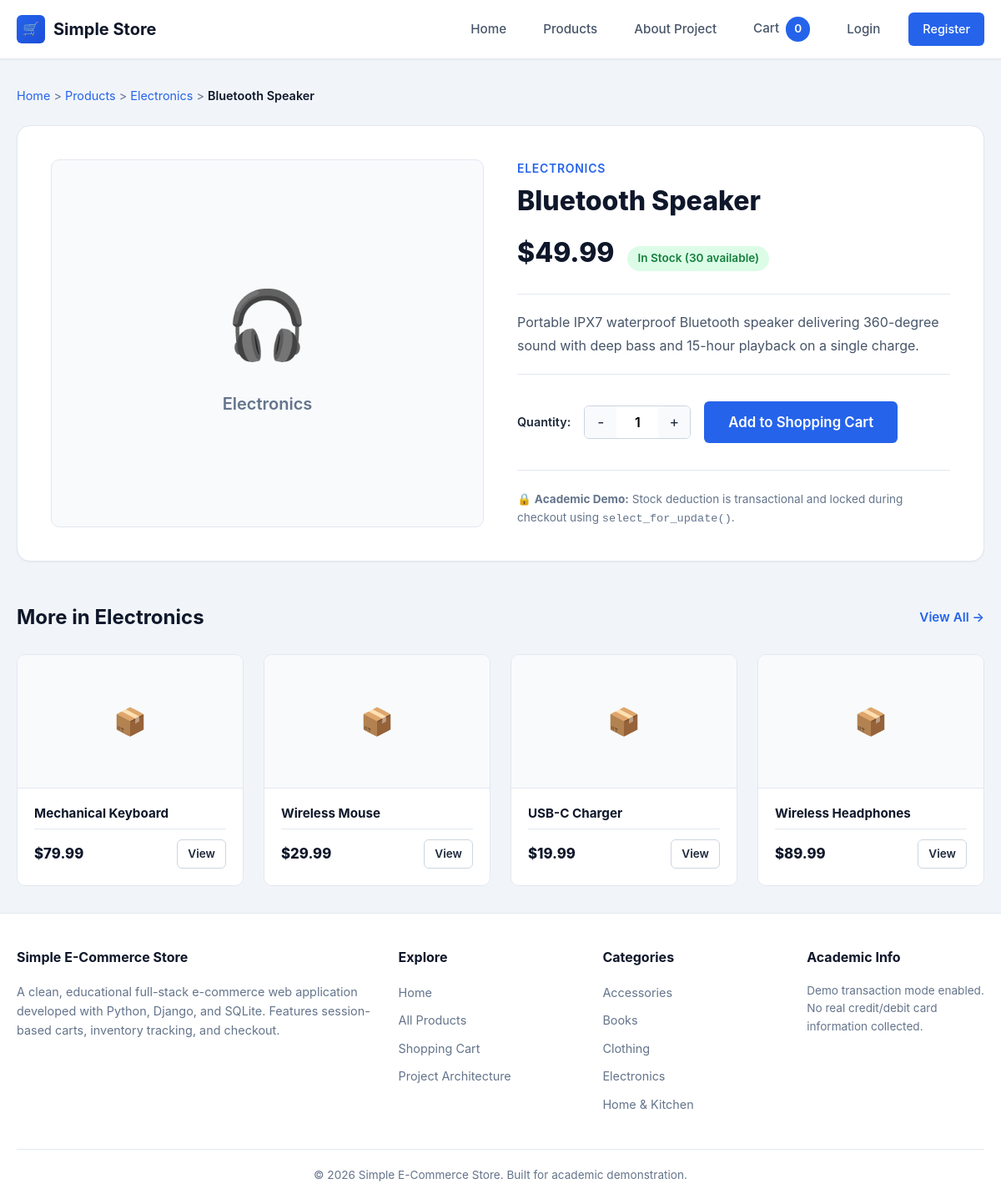
Screenshot of /product/bluetooth-speaker/ with the database file from the repository.
### store/models.py (models this page shows, shortened)
class Product(models.Model):
    name = models.CharField(max_length=200)
    slug = models.SlugField(max_length=220, unique=True, blank=True)
    category = models.ForeignKey(Category, on_delete=models.CASCADE, related_name='products')
    description = models.TextField()
    price = models.DecimalField(
        max_digits=10,
        decimal_places=2,
        validators=[MinValueValidator(Decimal('0.01'))]
    )
    stock = models.PositiveIntegerField(default=0)
    image = models.ImageField(upload_to='products/', blank=True, null=True)
    is_available = models.BooleanField(default=True)
    created_at = models.DateTimeField(auto_now_add=True)
    updated_at = models.DateTimeField(auto_now=True)
    class Meta:
        ordering = ['-created_at']
    def get_absolute_url(self):
        return reverse('store:product_detail', args=[self.slug])
    @property
    def in_stock(self):
        return self.is_available and self.stock > 0

class Category(models.Model):
    name = models.CharField(max_length=100, unique=True)
    slug = models.SlugField(max_length=120, unique=True, blank=True)
    description = models.TextField(blank=True)
    created_at = models.DateTimeField(auto_now_add=True)
    class Meta:
        verbose_name = 'category'
        verbose_name_plural = 'categories'
        ordering = ['name']

### store/views.py (the view)
# urls.py: path('product/<slug:slug>/', views.product_detail, name='product_detail'),
def product_detail(request, slug):
    product = get_object_or_404(Product, slug=slug)
    related_products = Product.objects.filter(
        category=product.category,
        is_available=True
    ).exclude(id=product.id)[:4]
    return render(request, 'product_detail.html', {
        'product': product,
        'related_products': related_products,
    })

### store/cart.py (called while the page is built, shortened)
    def __iter__(self):
        product_ids = [int(pid) for pid in self.cart.keys() if pid.isdigit()]
        products = Product.objects.filter(id__in=product_ids)
        product_map = {p.id: p for p in products}

    def __len__(self):
        return sum(qty for qty in self.cart.values() if isinstance(qty, int))

    def get_total_price(self):
        total = Decimal('0.00')
        for item in self:
            total += item['total_price']
        return total

### store/context_processors.py (called while the page is built)
def cart_context(request):
    cart = Cart(request)
    return {
        'cart': cart,
        'cart_total_items': len(cart),
        'cart_total_price': cart.get_total_price(),
        'all_categories': Category.objects.all(),
    }

### templates/product_detail.html (shortened to what this page needs)
{% extends 'base.html' %}
{% block content %}
<div class="container">
  <nav style="margin-bottom: 1.5rem; font-size: 0.9rem; color: var(--color-text-muted);">
    <a href="{% url 'store:home' %}">Home</a> &gt;
    <a href="{% url 'store:product_list' %}">Products</a> &gt;
    <a href="{% url 'store:product_list' %}?category={{ product.category.slug }}">{{ product.category.name }}</a> &gt;
    <span style="color: var(--color-dark); font-weight: 600;">{{ product.name }}</span>
  </nav>
  <div class="product-detail-layout" id="productDetail">
    <div class="detail-media">
      {% if product.image %}
        <img src="{{ product.image.url }}" alt="{{ product.name }}" class="detail-img">
      {% else %}
        <div class="product-placeholder-icon" style="font-size: 1.25rem;">
          <span style="font-size: 5rem;">
            {% if product.category.name == 'Electronics' %}🎧
            {% elif product.category.name == 'Clothing' %}👔
            {% elif product.category.name == 'Books' %}📖
            {% elif product.category.name == 'Home & Kitchen' %}🛋️
            {% else %}📦
            {% endif %}
          </span>
          <span style="color: var(--color-text-muted); font-weight: 600; margin-top: 0.5rem;">
            {{ product.category.name }}
          </span>
        </div>
      {% endif %}
    </div>
    <div class="detail-content">
      <div class="detail-category">
        <a href="{% url 'store:product_list' %}?category={{ product.category.slug }}">
          {{ product.category.name }}
        </a>
      </div>
      <h1 class="detail-title">{{ product.name }}</h1>
      <div class="detail-price-row">
        <span class="detail-price">${{ product.price }}</span>
        {% if product.in_stock %}
          <span class="detail-stock-badge badge-in-stock">In Stock ({{ product.stock }} available)</span>
        {% else %}
          <span class="detail-stock-badge badge-out-of-stock">Out of Stock</span>
        {% endif %}
      </div>
      <div class="detail-description">
        <p>{{ product.description }}</p>
      </div>
      {% if product.in_stock %}
        <form action="{% url 'store:cart_add' product.id %}" method="post" class="detail-form">
          <label class="form-label" style="margin-bottom: 0;">Quantity:</label>
          <div class="quantity-control">
            <button type="button" class="qty-btn qty-btn-minus" aria-label="Decrease quantity">-</button>
            <input
              type="number"
              name="quantity"
              value="1"
              min="1"
              max="{{ product.stock }}"
              class="qty-input"
              id="productQtyInput"
              required
            >
            <button type="button" class="qty-btn qty-btn-plus" aria-label="Increase quantity">+</button>
          </div>
          <button type="submit" class="btn btn-primary btn-lg" id="btnAddToCart">
            Add to Shopping Cart
          </button>
        </form>
      {% else %}
        <div class="alert alert-error" style="margin-top: 1rem;">
          This item is currently sold out and cannot be added to the cart.
        </div>
      {% endif %}
      <div style="margin-top: 2rem; padding-top: 1.5rem; border-top: 1px solid var(--color-border); font-size: 0.85rem; color: var(--color-text-muted);">
        <p>🔒 <strong>Academic Demo:</strong> Stock deduction is transactional and locked during checkout using <code>select_for_update()</code>.</p>
      </div>
    </div>
  </div>
  {% if related_products %}
    <section style="margin-top: 3rem;">
      <div class="section-header">
        <h2 class="section-title">More in {{ product.category.name }}</h2>
        <a href="{% url 'store:product_list' %}?category={{ product.category.slug }}" class="section-link">View All &rarr;</a>
      </div>
      <div class="product-grid">
        {% for rel_prod in related_products %}
          <div class="product-card">
            <div class="product-media" style="height: 160px;">
              {% if rel_prod.image %}
                <img src="{{ rel_prod.image.url }}" alt="{{ rel_prod.name }}" class="product-img">
              {% else %}
                <span style="font-size: 2rem;">📦</span>
              {% endif %}
            </div>
            <div class="product-body">
              <h4 class="product-title" style="font-size: 0.95rem;">
                <a href="{{ rel_prod.get_absolute_url }}">{{ rel_prod.name }}</a>
              </h4>
              <div class="product-footer">
                <span class="product-price" style="font-size: 1.05rem;">${{ rel_prod.price }}</span>
                <a href="{{ rel_prod.get_absolute_url }}" class="btn btn-outline btn-sm">View</a>
              </div>
            </div>
          </div>
        {% endfor %}
      </div>
    </section>
  {% endif %}
</div>
{% endblock %}

### templates/base.html (shortened to what this page needs)
{% load static %}
<!DOCTYPE html>
<html lang="en">
<head>
  <link rel="stylesheet" href="{% static 'css/style.css' %}">
</head>
<body>
  <header class="site-header" id="siteHeader">
    <div class="header-container">
      <a href="{% url 'store:home' %}" class="brand-logo" id="brandLogo">
        <div class="brand-icon">🛒</div>
        <span>Simple Store</span>
      </a>
      <nav class="main-nav" id="mainNav">
        <a href="{% url 'store:home' %}" class="nav-link" id="navHome">Home</a>
        <a href="{% url 'store:product_list' %}" class="nav-link" id="navProducts">Products</a>
        <a href="{% url 'store:about' %}" class="nav-link" id="navAbout">About Project</a>
        <a href="{% url 'store:cart_detail' %}" class="nav-link" id="navCart">
          Cart <span class="nav-cart-badge" id="cartBadge">{{ cart_total_items }}</span>
        </a>
        {% if user.is_authenticated %}
          <a href="{% url 'store:order_list' %}" class="nav-link" id="navOrders">My Orders</a>
          <a href="{% url 'store:profile' %}" class="nav-link" id="navProfile">Profile</a>
          <span class="nav-user-greeting">Hi, {{ user.first_name|default:user.username }}</span>
          <a href="{% url 'store:logout' %}" class="nav-btn nav-btn-outline" id="navLogout">Logout</a>
        {% else %}
          <a href="{% url 'store:login' %}" class="nav-link" id="navLogin">Login</a>
          <a href="{% url 'store:register' %}" class="nav-btn nav-btn-primary" id="navRegister">Register</a>
        {% endif %}
      </nav>
    </div>
  </header>
  <main class="main-wrapper" id="mainContent">
    {% block content %}{% endblock %}
  </main>
  <footer class="site-footer" id="siteFooter">
    <div class="container">
      <div class="footer-grid">
        <div class="footer-col">
          <h4>Simple E-Commerce Store</h4>
          <p>
            A clean, educational full-stack e-commerce web application developed with Python,
            Django, and SQLite. Features session-based carts, inventory tracking, and checkout.
          </p>
        </div>
        <div class="footer-col">
          <h4>Explore</h4>
          <ul class="footer-links">
            <li><a href="{% url 'store:home' %}">Home</a></li>
            <li><a href="{% url 'store:product_list' %}">All Products</a></li>
            <li><a href="{% url 'store:cart_detail' %}">Shopping Cart</a></li>
            <li><a href="{% url 'store:about' %}">Project Architecture</a></li>
          </ul>
        </div>
        <div class="footer-col">
          <h4>Categories</h4>
          <ul class="footer-links">
            {% for cat in all_categories|slice:":5" %}
              <li><a href="{% url 'store:product_list' %}?category={{ cat.slug }}">{{ cat.name }}</a></li>
            {% empty %}
              <li><span>Electronics</span></li>
              <li><span>Clothing</span></li>
              <li><span>Books</span></li>
            {% endfor %}
          </ul>
        </div>
        <div class="footer-col">
          <h4>Academic Info</h4>
          <p style="font-size: 0.85rem; color: var(--color-text-muted);">
            Demo transaction mode enabled. No real credit/debit card information collected.
          </p>
        </div>
      </div>
      <div class="footer-bottom">
        <p>&copy; 2026 Simple E-Commerce Store. Built for academic demonstration.</p>
      </div>
    </div>
  </footer>
</body>
</html>

### rows the page displays
Product: category.name "Electronics", name "Bluetooth Speaker", category.name "ELECTRONICS", price "49.99", stock "30", description "Portable IPX7 waterproof Bluetooth speaker delivering 360-degree sound with deep bass and 15-hour playback on a single charge."
Product: name "Mechanical Keyboard", price "79.99"
Product: name "Wireless Mouse", price "29.99"
Product: name "USB-C Charger", price "19.99"
Product: name "Wireless Headphones", price "89.99"
Category: name "Accessories"
Category: name "Books"
Category: name "Clothing"
Category: name "Electronics"
Category: name "Home & Kitchen"

### other values shown
{{ cart_total_items }} "0"
